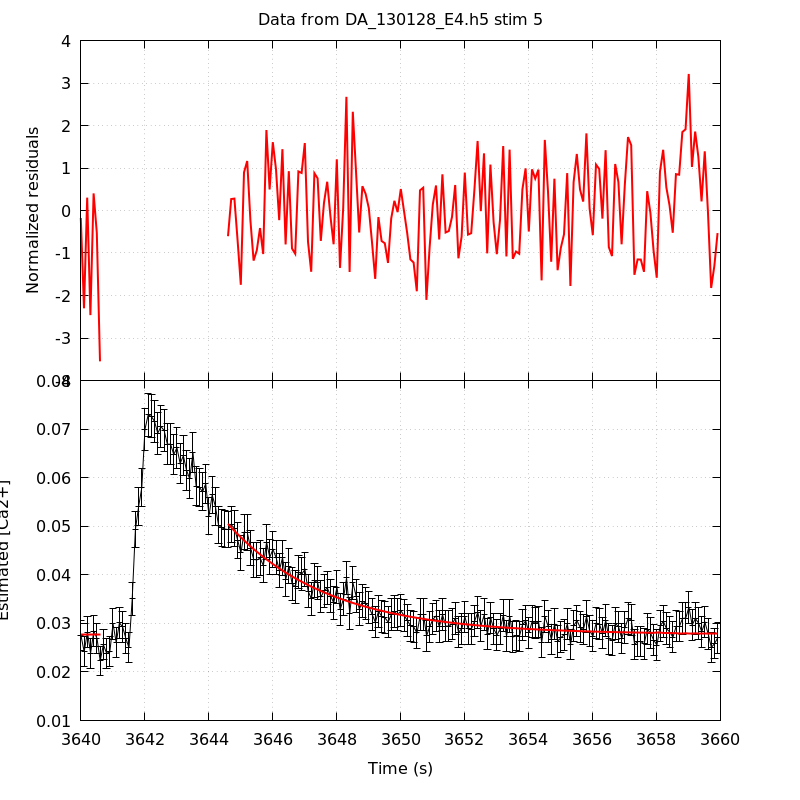

Generate this figure with gnuplot:
unset key
set grid
set multiplot title 'Data from DA_130128_E4.h5 stim 5' noenhanced layout 2,1 margins 0.1,0.9,0.1,0.95 spacing 0,0
set ylabel 'Normalized residuals'
set xtics format ''
plot 'DA_130128_E4_aba_RatioFit_s5' using 1:4 with lines linecolor rgb 'red' linewidth 2
set format x '%g'
set xlabel 'Time (s)'
set ylabel 'Estimated [Ca2+]'
plot 'DA_130128_E4_aba_CaRatio_s5' using 1:2:($3*1.96) with yerrorlines \
     linecolor rgb 'black' linewidth 1,                \
     'DA_130128_E4_aba_RatioFit_s5' using 1:3 with lines linecolor rgb 'red'\
     linewidth 2
unset multiplot
